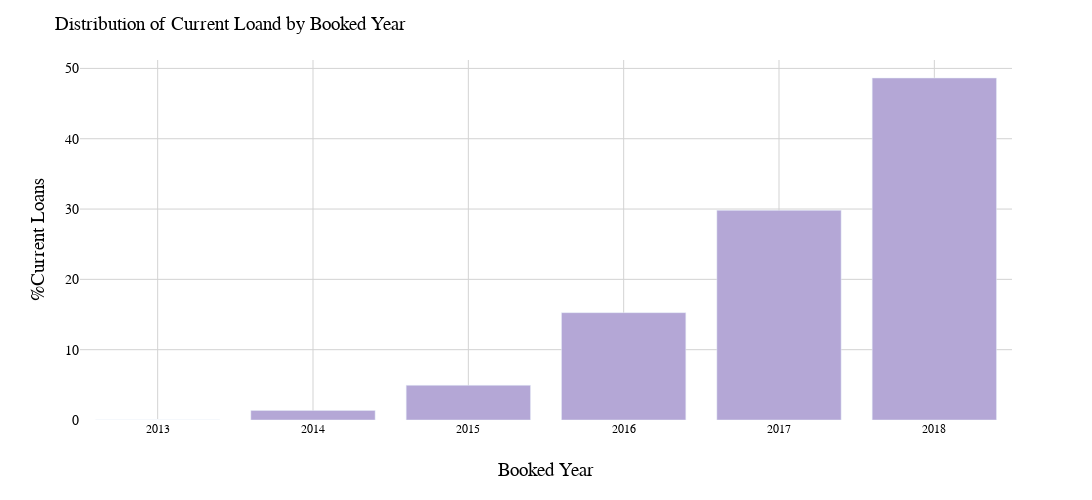

This figure's notebook cell:
### Markdown cell above
Current Status (?)

### Code cell
df_current  = df[df['loan_status']=='Current']

df_current['year_vintage'] = df_current['d_vintage'].dt.year

df_group = df_current.groupby('year_vintage').agg({'id':'count'}).reset_index()

df_group['pct_target'] = (df_group['id'] / df_current.shape[0]) * 100

utils_plot.plot_chart(
    df= df_group, 
    chart_type="bar",
    x_col="year_vintage",
    y_col="pct_target",
    text_col="",
    color_sequence= [  '#b4a7d6', ],
    text_as_percentage=True,
    text_position="top center",
    x_label='Booked Year',
    y_label='%Current Loans',
    title="Distribution of Current Loand by Booked Year",
    width=1200,
    height=500, 
)

### Figure 1 — Plotly figure (JSON) as saved in the notebook; plotly's stock layout.template omitted (floating-point values rounded to 4 significant figures)
{"data": [{"hovertemplate": "Booked Year=%{x}<br>%Current Loans=%{y}<extra></extra>", "legendgroup": "", "marker": {"color": "#b4a7d6", "pattern": {"shape": ""}}, "name": "", "orientation": "v", "showlegend": false, "textposition": "auto", "type": "bar", "x": [2013, 2014, 2015, 2016, 2017, 2018], "xaxis": "x", "y": [0.0006831, 1.357, 4.93, 15.26, 29.81, 48.64], "yaxis": "y"}], "layout": {"barmode": "group", "height": 500, "legend": {"tracegroupgap": 0}, "margin": {"t": 60}, "plot_bgcolor": "white", "title": {"font": {"color": "black", "family": "Arial", "size": 19}, "text": "Distribution of Current Loand by Booked Year"}, "width": 1200, "xaxis": {"anchor": "y", "categoryorder": "array", "domain": [0, 1], "gridcolor": "lightgray", "tickfont": {"color": "black", "family": "Arial", "size": 12}, "title": {"font": {"color": "black", "family": "Arial", "size": 19}, "standoff": 28, "text": "Booked Year"}}, "yaxis": {"anchor": "x", "domain": [0, 1], "gridcolor": "lightgray", "tickfont": {"color": "black", "family": "Arial", "size": 14}, "title": {"font": {"color": "black", "family": "Arial", "size": 19}, "text": "%Current Loans"}}}}
